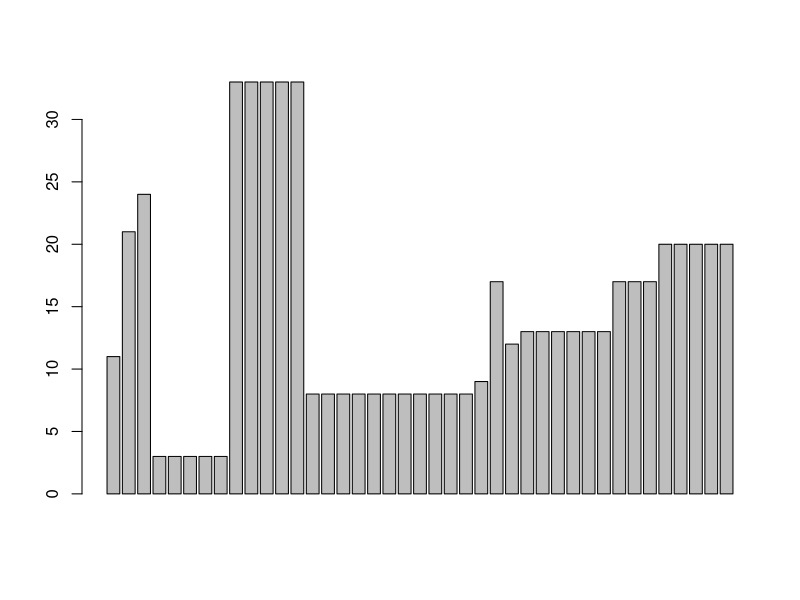
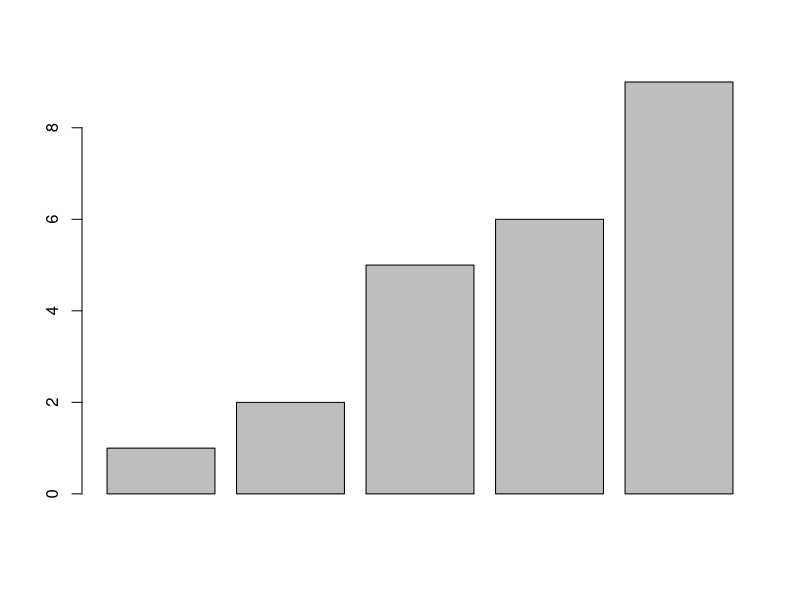

The R source for these figures, in order:
# how to produce a bar chart or barplot in R

# get some numbers
myNumbers <- c(11,21,24, rep(3, 5), rep(33, 5), 
               rep(8, 10), 8, 9, 17, 12, 13, 
               rep(13, 5), rep(17, 3), rep(20, 5)) # at your wish

# bar plot
barplot(myNumbers)

# not very nice ?
# let's change the numbers

# may be better or not
# Thanks for watching !


# More on barplot ---------------------------------------------------------

# let's construct a data frame or just a table
myTable <- data.frame(classes = c(1, 2, 5, 6, 9), hours = c(3, 3, 4, 2, 2))
barplot(myTable$classes)

# let's do more
# OK, let's stop here.